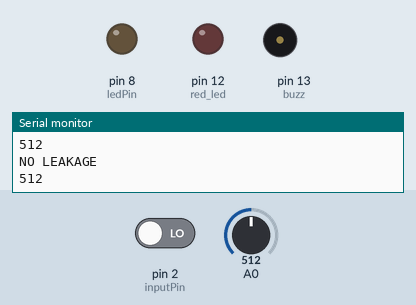
Bench run of a sketch on a simulated Arduino Uno, built with avr-gcc and run on an emulated ATmega328P. On the bench: output pins drawn as LEDs (lit = HIGH), buzzer (waves = sounding, pin HIGH), the last lines printed to the serial monitor. The test bench sets the inputs (shaded band); at power-on: A0 = 512, pin 2 (inputPin) LOW.

Above: at 1.2 s.
1.3 s: A0 set to 583
2.8 s: A0 set to 619
At 3.5 s:
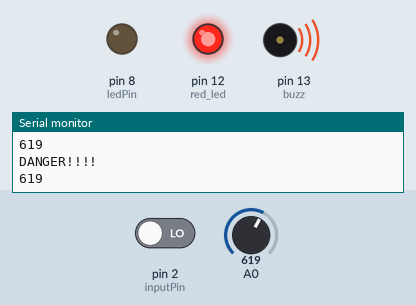
4.3 s: pin 2 (inputPin) driven HIGH
At 4.8 s:
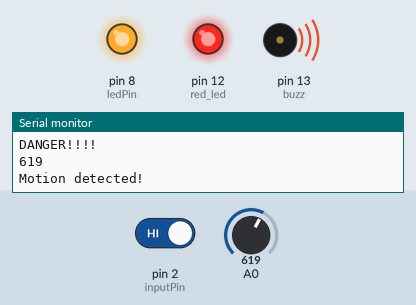
5.8 s: A0 set to 590
At 6.1 s:
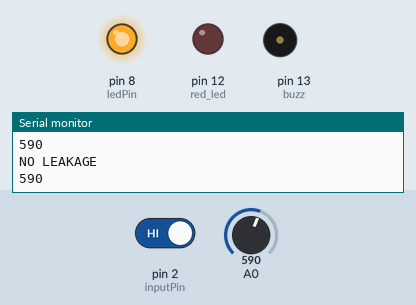
7.3 s: A0 set to 610
At 8.5 s:
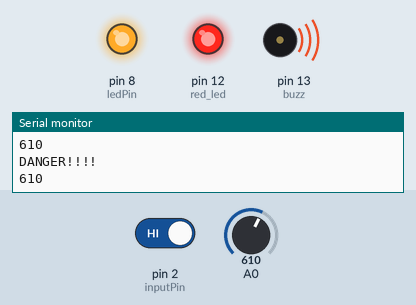
8.8 s: A0 set to 511
At 10.0 s:
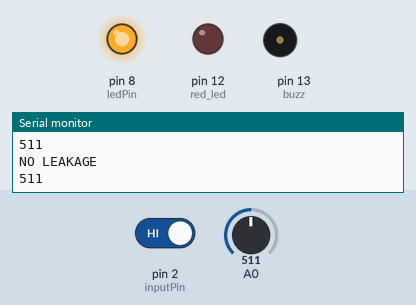
Timing chart, 0 to 11.3 s (numbered marks = the images above; inputs shaded):
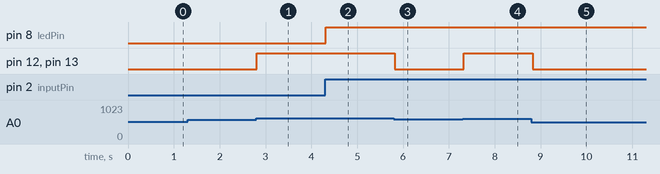

The sketch:

pir_Gas.ino
```cpp
int red_led=12;
//int green_led=11;
int buzz=13;
int gas_value;
int gas_avalue;
int sensorThres=600;

int ledPin = 8;                // choose the pin for the LED
int inputPin = 2;               // choose the input pin (for PIR sensor)
int pirState = LOW;             // we start, assuming no motion detected
int val = 0;

void setup()
{

pinMode(red_led,OUTPUT);

pinMode(buzz,OUTPUT);

//pinMode(green_led,OUTPUT);

pinMode(A0,INPUT);
//PIR Sensor
 pinMode(ledPin, OUTPUT);      // declare LED as output
  pinMode(inputPin, INPUT);     // declare sensor as input


Serial.begin(9600);

}

void loop()

{

gas_avalue=analogRead(A0);

if (gas_avalue > sensorThres)

{

digitalWrite(red_led, HIGH);

//digitalWrite(green_led, LOW);

digitalWrite( buzz, HIGH);

Serial.println("DANGER!!!!");

Serial.println(gas_avalue);

}

else

{

digitalWrite(red_led, LOW);

//digitalWrite(green_led, HIGH);

digitalWrite( buzz, LOW);

Serial.println("NO LEAKAGE");

Serial.println(gas_avalue);

}
// Serial.println("Motion detected!");
 val = digitalRead(inputPin);  // read input value
  if (val == HIGH) {            // check if the input is HIGH
    digitalWrite(ledPin, HIGH);  // turn LED ON
    if (pirState == LOW) {
      // we have just turned on
      Serial.println("Motion detected!");
      // We only want to print on the output change, not state
      pirState = HIGH;
      delay(500);
    }
  } else {
    digitalWrite(ledPin, LOW); // turn LED OFF
    if (pirState == HIGH){
      // we have just turned of
      Serial.println("Motion ended!");
      // We only want to print on the output change, not state
      pirState = LOW;
    }
  }

delay(100);

}
```

Measured:
- the behaviour switches between 600 and 601 on A0 (found by bisection; images 0 and 1)
- after the input at 2.8 s, pin 12 (red_led), pin 13 (buzz): LOW → HIGH at once
- after the input at 4.3 s, pin 8 (ledPin): LOW → HIGH at once
- after the input at 5.8 s, pin 12 (red_led), pin 13 (buzz): HIGH → LOW at once
- after the input at 7.3 s, pin 12 (red_led), pin 13 (buzz): LOW → HIGH at once
- after the input at 8.8 s, pin 12 (red_led), pin 13 (buzz): HIGH → LOW at once
